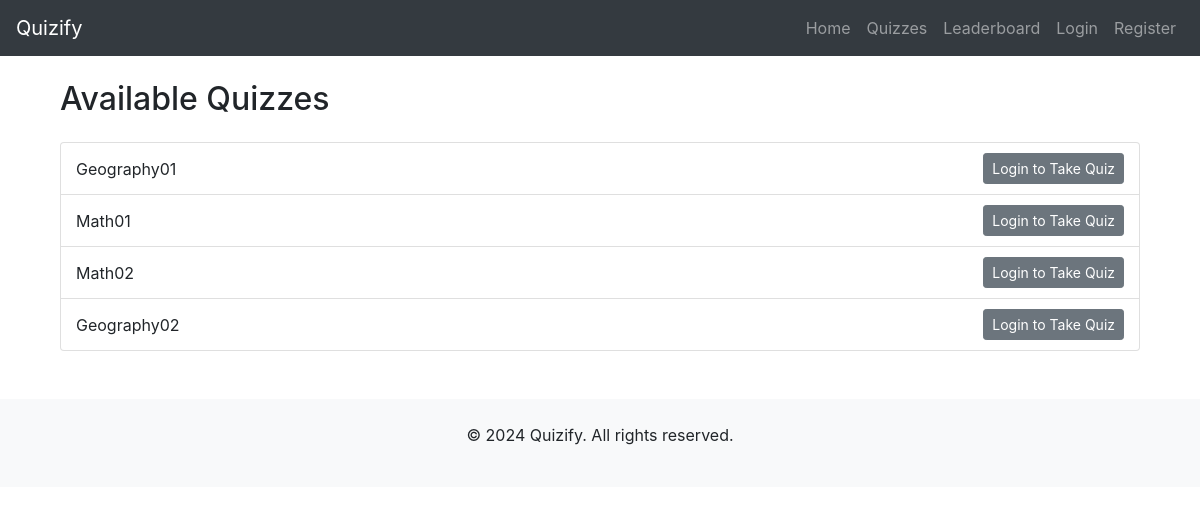
Screenshot of /quizzes/ with the database file from the repository.
### quizzes/models.py (models this page shows, shortened)
class Quiz(models.Model):
    title = models.CharField(max_length=200)
    description = models.TextField()
    created_at = models.DateTimeField(auto_now_add=True)

### quizzes/views.py (the view)
# urls.py: path('quizzes/', views.quiz_list, name='quiz_list'),
def quiz_list(request):
    quizzes = Quiz.objects.all()
    return render(request, 'quizzes/quiz_list.html', {'quizzes': quizzes})

### quizzes/templates/quizzes/quiz_list.html (shortened to what this page needs)
{% extends 'base.html' %}
{% block content %}
<div class="container mt-4">
    <h2 class="mb-4">Available Quizzes</h2>
    <ul class="list-group">
        {% for quiz in quizzes %}
        <li class="list-group-item d-flex justify-content-between align-items-center">
            <span>{{ quiz.title }}</span>
            {% if user.is_authenticated %}
                <a href="{% url 'take_quiz' quiz.id %}" class="btn btn-sm btn-primary">Take Quiz</a>
            {% else %}
                <a href="{% url 'login' %}?next={% url 'take_quiz' quiz.id %}" class="btn btn-sm btn-secondary">Login to Take Quiz</a>
            {% endif %}
        </li>
        {% endfor %}
    </ul>
</div>
{% endblock %}

### static/css/style.css (style rules this page uses)
.list-group-item { padding: 10px 15px; }
.list-group-item .btn { margin-left: 10px; }

### rows the page displays
Quiz: title "Geography01"
Quiz: title "Math01"
Quiz: title "Math02"
Quiz: title "Geography02"
